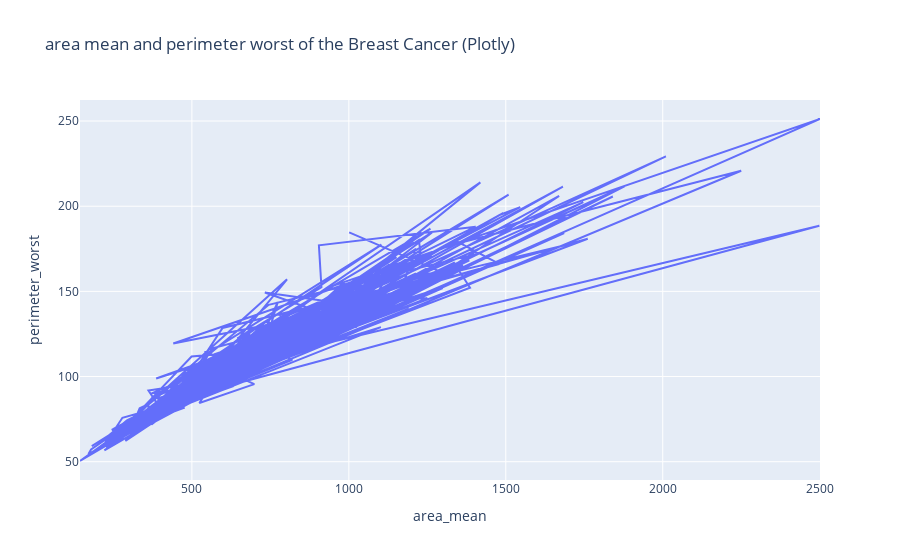

Notebook cell for this chart:
### Code cell
fig = px.line(data, x='area_mean', y='perimeter_worst', title='area mean and perimeter worst of the Breast Cancer (Plotly)')
fig.show()

### Figure 1 — Plotly figure (JSON) as saved in the notebook; plotly's stock layout.template omitted (floating-point values rounded to 4 significant figures; data arrays with more than 128 entries replaced by an {"elided": "..."} marker saying what was removed)
{"data": [{"hovertemplate": "area_mean=%{x}<br>perimeter_worst=%{y}<extra></extra>", "legendgroup": "", "line": {"color": "#636efa", "dash": "solid"}, "marker": {"symbol": "circle"}, "mode": "lines", "name": "", "orientation": "v", "showlegend": false, "type": "scatter", "x": {"elided": "569 float values"}, "xaxis": "x", "y": {"elided": "569 float values"}, "yaxis": "y"}], "layout": {"autosize": true, "legend": {"tracegroupgap": 0}, "title": {"text": "area mean and perimeter worst of the Breast Cancer (Plotly)"}, "xaxis": {"anchor": "y", "autorange": true, "domain": [0, 1], "range": [143.5, 2501], "title": {"text": "area_mean"}, "type": "linear"}, "yaxis": {"anchor": "x", "autorange": true, "domain": [0, 1], "range": [39.25, 262.4], "title": {"text": "perimeter_worst"}, "type": "linear"}}}
